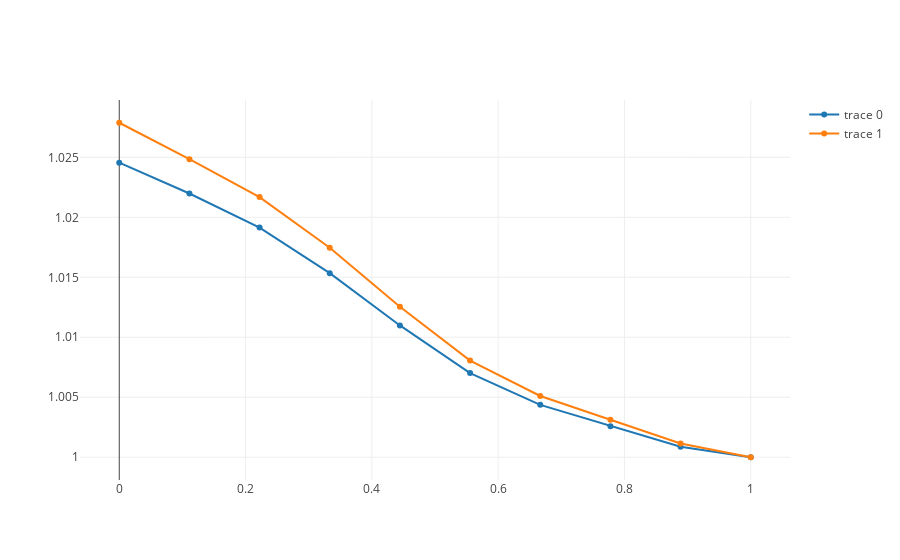
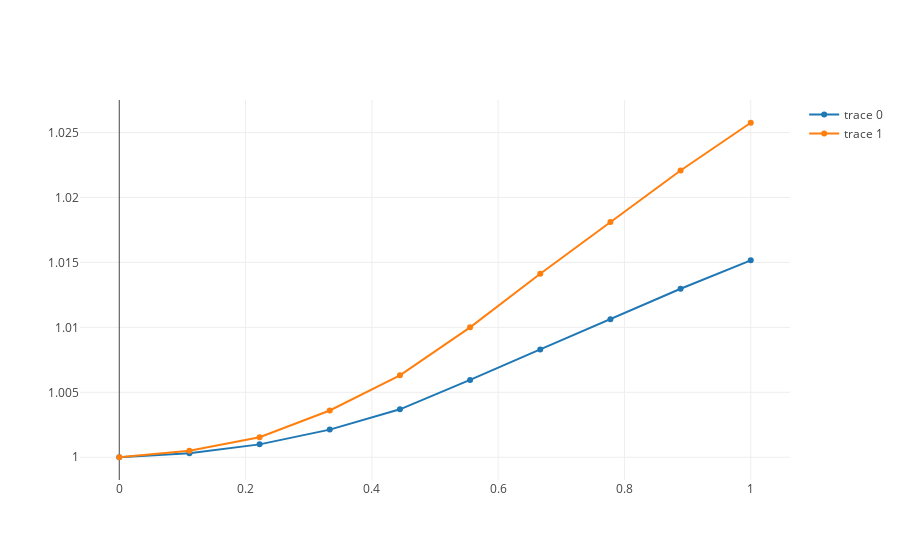
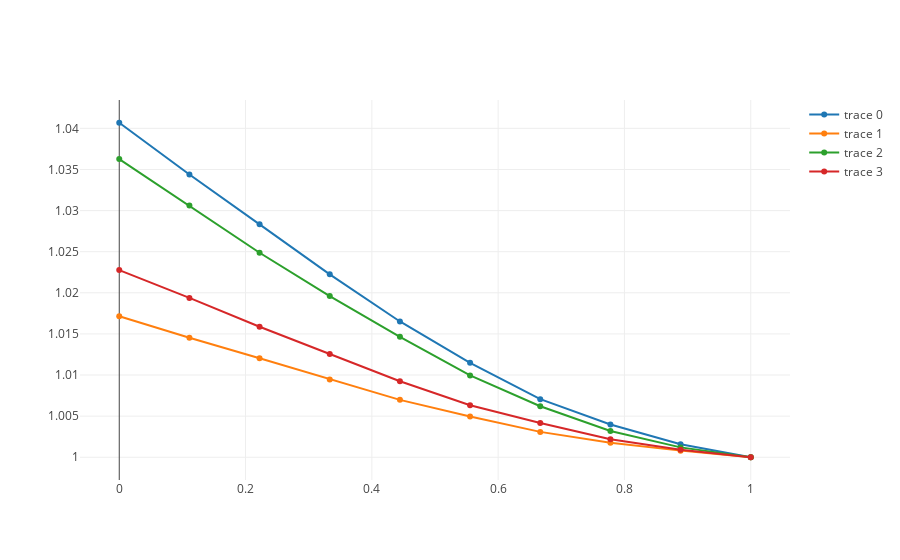
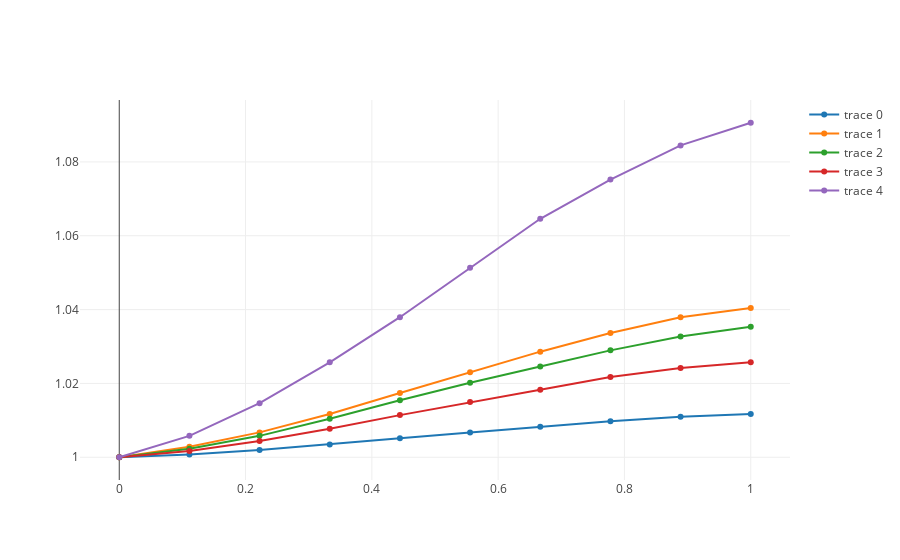

The cell these charts' notebook holds for them, in order:
### Code cell
x=np.linspace(0.0, 1.0, num=ML)
for i in MD:
    data=[]
    for j in i:
        trace=go.Scatter(x=x, y=j/j.max())
        data.append(trace)
    iplot(data, filename='line-mode')

### Figure 1 — Plotly figure (JSON) as saved in the notebook; plotly's stock layout.template omitted (floating-point values rounded to 4 significant figures)
{"data": [{"type": "scatter", "uid": "729a0268-b1eb-11e8-b85b-bca8a6c50c23", "x": [0, 0.1111, 0.2222, 0.3333, 0.4444, 0.5556, 0.6667, 0.7778, 0.8889, 1], "y": [1.025, 1.022, 1.019, 1.015, 1.011, 1.007, 1.004, 1.003, 1.001, 1]}, {"type": "scatter", "uid": "729a0269-b1eb-11e8-8cd3-bca8a6c50c23", "x": [0, 0.1111, 0.2222, 0.3333, 0.4444, 0.5556, 0.6667, 0.7778, 0.8889, 1], "y": [1.028, 1.025, 1.022, 1.017, 1.013, 1.008, 1.005, 1.003, 1.001, 1]}], "layout": {}}

### Figure 2 — Plotly figure (JSON) as saved in the notebook; plotly's stock layout.template omitted (floating-point values rounded to 4 significant figures)
{"data": [{"type": "scatter", "uid": "72a46f76-b1eb-11e8-a984-bca8a6c50c23", "x": [0, 0.1111, 0.2222, 0.3333, 0.4444, 0.5556, 0.6667, 0.7778, 0.8889, 1], "y": [1, 1.0, 1.001, 1.002, 1.004, 1.006, 1.008, 1.011, 1.013, 1.015]}, {"type": "scatter", "uid": "72a46f77-b1eb-11e8-bcac-bca8a6c50c23", "x": [0, 0.1111, 0.2222, 0.3333, 0.4444, 0.5556, 0.6667, 0.7778, 0.8889, 1], "y": [1, 1.0, 1.002, 1.004, 1.006, 1.01, 1.014, 1.018, 1.022, 1.026]}], "layout": {}}

### Figure 3 — Plotly figure (JSON) as saved in the notebook; plotly's stock layout.template omitted (floating-point values rounded to 4 significant figures)
{"data": [{"type": "scatter", "uid": "72b505fe-b1eb-11e8-b140-bca8a6c50c23", "x": [0, 0.1111, 0.2222, 0.3333, 0.4444, 0.5556, 0.6667, 0.7778, 0.8889, 1], "y": [1.041, 1.034, 1.028, 1.022, 1.017, 1.011, 1.007, 1.004, 1.002, 1]}, {"type": "scatter", "uid": "72b505ff-b1eb-11e8-81d9-bca8a6c50c23", "x": [0, 0.1111, 0.2222, 0.3333, 0.4444, 0.5556, 0.6667, 0.7778, 0.8889, 1], "y": [1.017, 1.015, 1.012, 1.009, 1.007, 1.005, 1.003, 1.002, 1.001, 1]}, {"type": "scatter", "uid": "72b50600-b1eb-11e8-afcb-bca8a6c50c23", "x": [0, 0.1111, 0.2222, 0.3333, 0.4444, 0.5556, 0.6667, 0.7778, 0.8889, 1], "y": [1.036, 1.031, 1.025, 1.02, 1.015, 1.01, 1.006, 1.003, 1.001, 1]}, {"type": "scatter", "uid": "72b50601-b1eb-11e8-9715-bca8a6c50c23", "x": [0, 0.1111, 0.2222, 0.3333, 0.4444, 0.5556, 0.6667, 0.7778, 0.8889, 1], "y": [1.023, 1.019, 1.016, 1.013, 1.009, 1.006, 1.004, 1.002, 1.001, 1]}], "layout": {}}

### Figure 4 — Plotly figure (JSON) as saved in the notebook; plotly's stock layout.template omitted (floating-point values rounded to 4 significant figures)
{"data": [{"type": "scatter", "uid": "72c3c8dc-b1eb-11e8-a60f-bca8a6c50c23", "x": [0, 0.1111, 0.2222, 0.3333, 0.4444, 0.5556, 0.6667, 0.7778, 0.8889, 1], "y": [1, 1.001, 1.002, 1.003, 1.005, 1.007, 1.008, 1.01, 1.011, 1.012]}, {"type": "scatter", "uid": "72c3c8dd-b1eb-11e8-84d6-bca8a6c50c23", "x": [0, 0.1111, 0.2222, 0.3333, 0.4444, 0.5556, 0.6667, 0.7778, 0.8889, 1], "y": [1, 1.003, 1.007, 1.012, 1.017, 1.023, 1.029, 1.034, 1.038, 1.04]}, {"type": "scatter", "uid": "72c3c8de-b1eb-11e8-be22-bca8a6c50c23", "x": [0, 0.1111, 0.2222, 0.3333, 0.4444, 0.5556, 0.6667, 0.7778, 0.8889, 1], "y": [1, 1.002, 1.006, 1.01, 1.015, 1.02, 1.025, 1.029, 1.033, 1.035]}, {"type": "scatter", "uid": "72c3c8df-b1eb-11e8-81a1-bca8a6c50c23", "x": [0, 0.1111, 0.2222, 0.3333, 0.4444, 0.5556, 0.6667, 0.7778, 0.8889, 1], "y": [1, 1.002, 1.004, 1.008, 1.011, 1.015, 1.018, 1.022, 1.024, 1.026]}, {"type": "scatter", "uid": "72c3c8e0-b1eb-11e8-b54e-bca8a6c50c23", "x": [0, 0.1111, 0.2222, 0.3333, 0.4444, 0.5556, 0.6667, 0.7778, 0.8889, 1], "y": [1, 1.006, 1.015, 1.026, 1.038, 1.051, 1.065, 1.075, 1.084, 1.091]}], "layout": {}}
